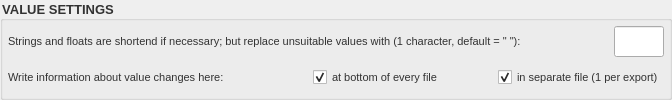
           <widget class="QGroupBox" name="gb_handle_value_settings">
            <property name="sizePolicy">
             <sizepolicy hsizetype="Preferred" vsizetype="Preferred">
              <horstretch>0</horstretch>
              <verstretch>0</verstretch>
             </sizepolicy>
            </property>
            <property name="minimumSize">
             <size>
              <width>0</width>
              <height>0</height>
             </size>
            </property>
            <property name="font">
             <font>
              <pointsize>10</pointsize>
              <weight>75</weight>
              <bold>true</bold>
             </font>
            </property>
            <property name="styleSheet">
             <string notr="true">color: rgb(50, 50, 50);</string>
            </property>
            <property name="title">
             <string>VALUE SETTINGS</string>
            </property>
            <layout class="QGridLayout" name="gridLayout_11">
             <property name="leftMargin">
              <number>5</number>
             </property>
             <property name="topMargin">
              <number>5</number>
             </property>
             <property name="rightMargin">
              <number>5</number>
             </property>
             <property name="bottomMargin">
              <number>5</number>
             </property>
             <property name="spacing">
              <number>5</number>
             </property>
             <item row="1" column="2" colspan="2">
              <widget class="QCheckBox" name="cb_separate_file">
               <property name="enabled">
                <bool>true</bool>
               </property>
               <property name="sizePolicy">
                <sizepolicy hsizetype="Preferred" vsizetype="Preferred">
                 <horstretch>0</horstretch>
                 <verstretch>0</verstretch>
                </sizepolicy>
               </property>
               <property name="font">
                <font>
                 <pointsize>8</pointsize>
                 <weight>50</weight>
                 <bold>false</bold>
                </font>
               </property>
               <property name="toolTip">
                <string>Write information about value changes in separate file (1 per export)</string>
               </property>
               <property name="text">
                <string>in separate file (1 per export)</string>
               </property>
               <property name="checked">
                <bool>true</bool>
               </property>
              </widget>
             </item>
             <item row="0" column="3">
              <widget class="QLineEdit" name="le_value_replacement">
               <property name="sizePolicy">
                <sizepolicy hsizetype="Preferred" vsizetype="Preferred">
                 <horstretch>0</horstretch>
                 <verstretch>0</verstretch>
                </sizepolicy>
               </property>
               <property name="maximumSize">
                <size>
                 <width>50</width>
                 <height>16777215</height>
                </size>
               </property>
               <property name="toolTip">
                <string>Set the one character, that replaces unsuitable values 
 (will be repeated to match length of required entry)</string>
               </property>
               <property name="inputMask">
                <string>x</string>
               </property>
               <property name="text">
                <string/>
               </property>
               <property name="maxLength">
                <number>1</number>
               </property>
               <property name="alignment">
                <set>Qt::AlignCenter</set>
               </property>
               <property name="placeholderText">
                <string/>
               </property>
               <property name="clearButtonEnabled">
                <bool>false</bool>
               </property>
              </widget>
             </item>
             <item row="1" column="0">
              <widget class="QLabel" name="lb_where_info">
               <property name="sizePolicy">
                <sizepolicy hsizetype="Preferred" vsizetype="Preferred">
                 <horstretch>0</horstretch>
                 <verstretch>0</verstretch>
                </sizepolicy>
               </property>
               <property name="minimumSize">
                <size>
                 <width>300</width>
                 <height>0</height>
                </size>
               </property>
               <property name="font">
                <font>
                 <pointsize>8</pointsize>
                </font>
               </property>
               <property name="text">
                <string>Write information about value changes here:</string>
               </property>
              </widget>
             </item>
             <item row="0" column="0" colspan="3">
              <widget class="QLabel" name="lb_handle_value">
               <property name="sizePolicy">
                <sizepolicy hsizetype="Preferred" vsizetype="Preferred">
                 <horstretch>0</horstretch>
                 <verstretch>0</verstretch>
                </sizepolicy>
               </property>
               <property name="font">
                <font>
                 <pointsize>8</pointsize>
                </font>
               </property>
               <property name="text">
                <string>Strings and floats are shortend if necessary; but replace unsuitable values with (1 character, default = &quot; &quot;):</string>
               </property>
              </widget>
             </item>
             <item row="1" column="1">
              <widget class="QCheckBox" name="cb_bottom_every_file">
               <property name="enabled">
                <bool>true</bool>
               </property>
               <property name="sizePolicy">
                <sizepolicy hsizetype="Preferred" vsizetype="Preferred">
                 <horstretch>0</horstretch>
                 <verstretch>0</verstretch>
                </sizepolicy>
               </property>
               <property name="minimumSize">
                <size>
                 <width>180</width>
                 <height>0</height>
                </size>
               </property>
               <property name="font">
                <font>
                 <pointsize>8</pointsize>
                 <weight>50</weight>
                 <bold>false</bold>
                </font>
               </property>
               <property name="toolTip">
                <string>Write information about value changes at bottom of every file</string>
               </property>
               <property name="text">
                <string>at bottom of every file</string>
               </property>
               <property name="checked">
                <bool>true</bool>
               </property>
              </widget>
             </item>
            </layout>
           </widget>
